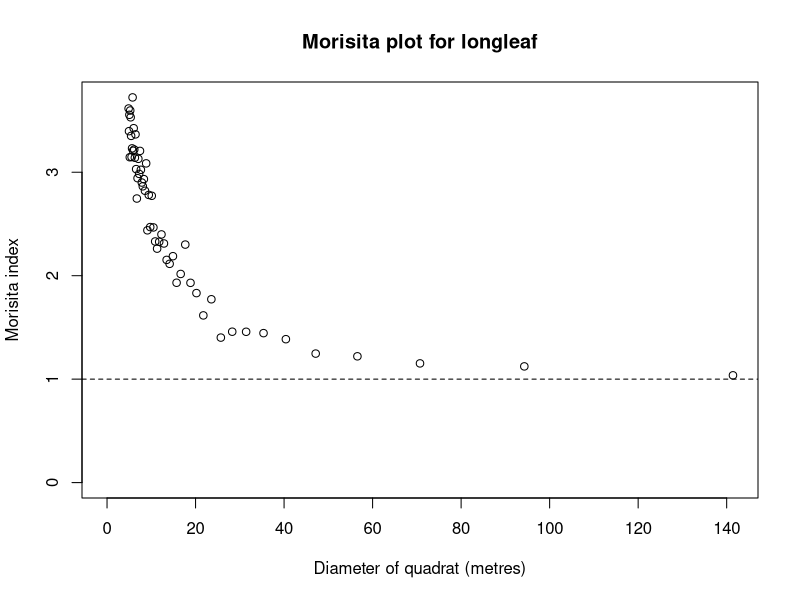
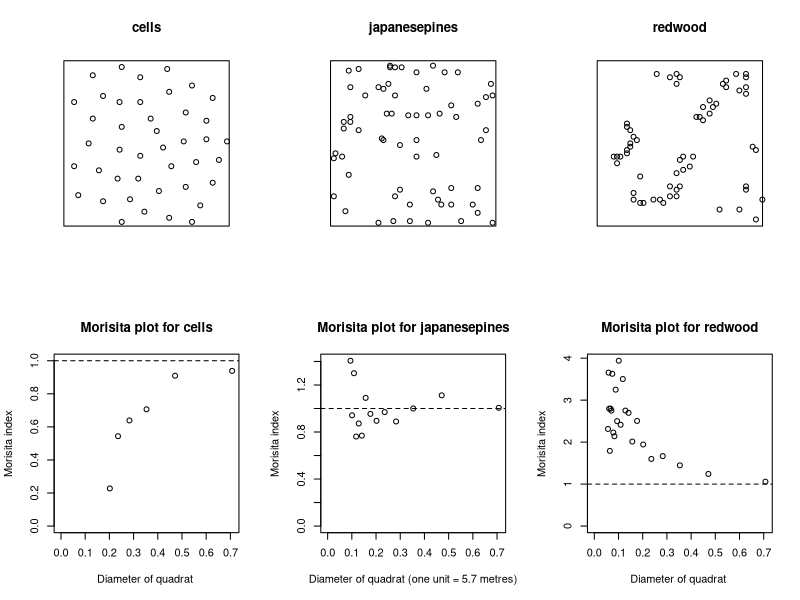

Reproduce these figures in R, in order.
library(spatstat)


### Name: miplot
### Title: Morisita Index Plot
### Aliases: miplot
### Keywords: spatial nonparametric

### ** Examples

 data(longleaf)
 miplot(longleaf)
 opa <- par(mfrow=c(2,3))
 data(cells)
 data(japanesepines)
 data(redwood)
 plot(cells)
 plot(japanesepines)
 plot(redwood)
 miplot(cells)
 miplot(japanesepines)
 miplot(redwood)
 par(opa)
